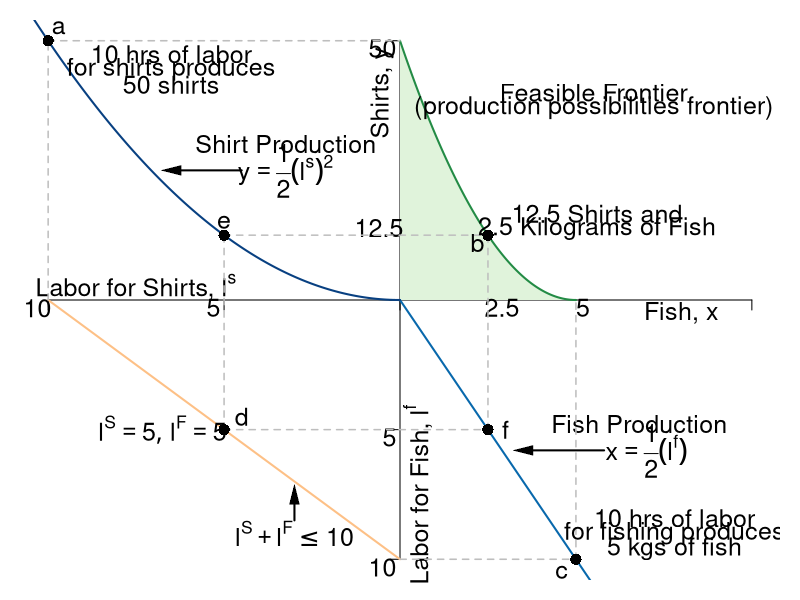

Reproduce this figure in R.
#Graph Designer: Simon Halliday
#Authors: Bowles, Foley and Halliday
#Title: Coordination, Conflict and Competition: A Text in Microeconomics

require(shape)
pdf(file = "specprodexch/ppf_eos.pdf", width = 9, height = 9)

#Set parameters for graphics
pointsize <- 1.8
axislabelsize <- 1.8
labelsize <- 1.5
namesize <- 1.8
annotatesize <- 1.5
graphlinewidth <- 2
segmentlinewidth <- 1.5

COL <- c("#7fc97f", "#beaed4", "#fdc086", "#ffff99", "#386cb0", "#f0027f", "#bf5b17", "#666666")
COLA <- c("#e0f3db", "#99d8c9","#66c2a4","#41ae76", "#238b45", "#005824")
COLB <- c("#4eb3d3", "#2b8cbe", "#0868ac","#084081")

#Edited the margins to cater for the larger LHS labels
par(mar =  c(1, 1, 1, 1))

#Change this to make it log of l 

# ppf <- function(l, k = 0.5) {
#   k * (1/l)
# }

ppf <- function(fish, k = 0.1, alpha = 2, maxfish = 5) {
  k * (fish - maxfish)^alpha 
}

fishProd <- function(l, k = 0.5){
  (-k)*l
}

feasibleLabor <- function(l, time = 10){
  - time - l
}

manufactureProd <- function(l, k = 0.1, alpha = 2){
  k * (-l)^alpha
}

xlims <- c(-10, 10)
ylims <- c(-10, 10)

npts <- 501 
x <- seq(xlims[1], xlims[2], length.out = npts)
y <- seq(ylims[1], ylims[2], length.out = npts) 
a <- c(13, 15, 17)

plot(0, 0, xlim = xlims, ylim = ylims, type = "n",
     xlab = expression(paste("")),
     ylab = expression(paste("")), 
     xaxt = "n", 
     yaxt = "n", 
     cex.lab = axislabelsize, 
     bty = "n"
)

ticksy <- c(ylims[1], -5, 0, 2.5, ylims[2])
ylabels <- c(NA, NA, NA, NA, NA)
ticksx <- c(xlims[1], -5, 0, xlims[2])
xlabels <- c(NA, NA, NA)

axis(1, at = ticksx, pos = 0, labels = xlabels)
axis(2, at = ticksy, pos = 0, labels = ylabels, las = 1)

npts <- 500 
xx1 <- seq(0, 5, length.out = npts)
xx2 <- seq(0, xlims[2], length.out = npts)
xx3 <- seq(xlims[1], 0, length.out = npts)
xx4 <- seq(-11, 0, length.out = npts)

#Draw the polygon for shading the feasible set
xpoly1 <- seq(from = 0, to = 5, length.out = 500)
ypoly1 <- ppf(xpoly1, k = 10/25, alpha = 2, maxfish = 5)
polygon(x = c(xpoly1, rev(xpoly1[1])), y = c(ypoly1, rev(ypoly1)[1]), col=COLA[1], density=NULL, border = NA)

#Draw the graphs
lines(xx1, ppf(xx1, k = 10/25, alpha = 2, maxfish = 5), col = COLA[5], lwd = graphlinewidth)
lines(xx2, fishProd(xx2, k = 2), col = COLB[3], lwd = graphlinewidth)
lines(xx3, feasibleLabor(xx3, time = 10), col = COL[3], lwd = graphlinewidth)
lines(xx4, manufactureProd(xx4, k = 0.1, alpha = 2), col = COLB[4], lwd = graphlinewidth)

#mtext(expression(paste("Quantity of fish, ", x)), side=1, line = 2.5, cex = axislabelsize)
text(-0.5, 8, expression(paste("Shirts, ", y)), xpd = TRUE, cex = annotatesize, srt = 90) 
text(8, -0.5, expression(paste("Fish, ", x)), xpd = TRUE, cex = annotatesize)
text(0.5, -7.5, expression(paste("Labor for Fish, ", l^f)), xpd = TRUE, cex = annotatesize, srt= 90) 
text(-7.5, 0.5, expression(paste("Labor for Shirts, ", l^s)), xpd = TRUE, cex = annotatesize)

#Label the points on the axes we want
text(-0.6, 2.8, expression(paste(12.5)), xpd = TRUE, cex = annotatesize)
text(-0.5, 9.7, expression(paste(50)), xpd = TRUE, cex = annotatesize)
text(2.9, -0.3, expression(paste(2.5)), xpd = TRUE, cex = annotatesize)
text(5.2, -0.3, expression(paste(5)), xpd = TRUE, cex = annotatesize)
text(-5.3, -0.3, expression(paste(5)), xpd = TRUE, cex = annotatesize)
text(-0.3, -5.3, expression(paste(5)), xpd = TRUE, cex = annotatesize)
text(-10.3, -0.3, expression(paste(10)), xpd = TRUE, cex = annotatesize)
text(-0.5, -10.3, expression(paste(10)), xpd = TRUE, cex = annotatesize)

#Label the two production functions
#Clothing
text(-3.25, 6, expression(paste("Shirt Production")), xpd = TRUE, cex = annotatesize)
text(-3.25, 5, expression(paste(y == frac(1,2)(l^s)^2)), xpd = TRUE, cex = annotatesize)
Arrows(-4.5, 5, -6.5, 5, col = "black", lty = 1, lwd = 2, arr.type = "triangle", arr.lwd = 0.5)

#Fishing
text(6.8, -4.8, expression(paste("Fish Production")), xpd = TRUE, cex = annotatesize)
text(7, -5.8, expression(paste(x == frac(1,2)(l^f))), xpd = TRUE, cex = annotatesize)
Arrows(5.8, -5.8, 3.5, -5.8, col = "black", lty = 1, lwd = 2, arr.type = "triangle", arr.lwd = 0.5)

#Draw segments for the 50/50 split of time
segments(-5, -5, -5, 2.5, lty = 2, col = "gray", lwd = segmentlinewidth)
segments(-5, -5, 2.5, -5, lty = 2, col = "gray", lwd = segmentlinewidth)
segments(-5, 2.5, 2.5, 2.5, lty = 2, col = "gray", lwd = segmentlinewidth)
segments(2.5, -5, 2.5, 2.5, lty = 2, col = "gray", lwd = segmentlinewidth)

#Annotate Max time on clothes
segments(-10, 0, -10, 10, lty = 2, col = "gray", lwd = segmentlinewidth)
segments(-10, 10, 0, 10, lty = 2, col = "gray", lwd = segmentlinewidth)
text(-6.5, 9.5, expression(paste("10 hrs of labor")), cex = annotatesize)
text(-6.5, 8.9, expression(paste("for shirts produces")),  cex = annotatesize)
text(-6.5, 8.3, expression(paste("50 shirts")),  cex = annotatesize)
points(-10, 10, pch = 16, col = "black", cex = 1.5)
text(-9.7, 10.5, expression(paste("a")),  cex = annotatesize)

points(-5, 2.5, pch = 16, col = "black", cex = 1.5)
text(-5, 3, expression(paste("e")), cex = annotatesize)

#Annotate Max time on fishing
segments(0, -10, 5, -10, lty = 2, col = "gray", lwd = segmentlinewidth)
segments(5, -10, 5, 0, lty = 2, col = "gray", lwd = segmentlinewidth)
text(7.8, -8.4, expression(paste("10 hrs of labor")), cex = annotatesize)
text(7.8, -9, expression(paste("for fishing produces")),cex = annotatesize)
text(7.8, -9.6, expression(paste("5 kgs of fish")), cex = annotatesize)
points(5, -10, pch = 16, col = "black", cex = 1.5)
text(4.6, -10.5, expression(paste("c")), cex = annotatesize)

points(2.5, -5, pch = 16, col = "black", cex = 1.5)
text(3, -5, expression(paste("f")), cex = annotatesize)

#Annotate point on ppf 
points(2.5, 2.5, pch = 16, col = "black", cex = 1.5)
text(5.6, 3.35, expression(paste("12.5 Shirts and")),cex = annotatesize)
text(5.6, 2.75, expression(paste("2.5 Kilograms of Fish")), cex = annotatesize)
text(2.2, 2.2, expression(paste("b")), cex = annotatesize)

#Annotate point on labor feasibility frontier
points(-5, -5, pch = 16, col = "black", cex = 1.5)
text(-6.75, -5, expression(paste(list(l^S ==5, l^F == 5) )),cex = annotatesize)
text(-4.5, -4.5, expression(paste("d")),cex = annotatesize)

text(-3, -9, expression(paste(l^S + l^F <= 10)),cex = annotatesize)
Arrows(-3, -8.5, -3, -7.5, col = "black", lty = 1, lwd = 2, arr.type = "triangle", arr.lwd = 0.5)

#Label the feasible frontier
text(5.5, 8, expression("Feasible Frontier"), cex = annotatesize)
text(5.5, 7.4, expression("(production possibilities frontier)"), cex = annotatesize)


dev.off()
